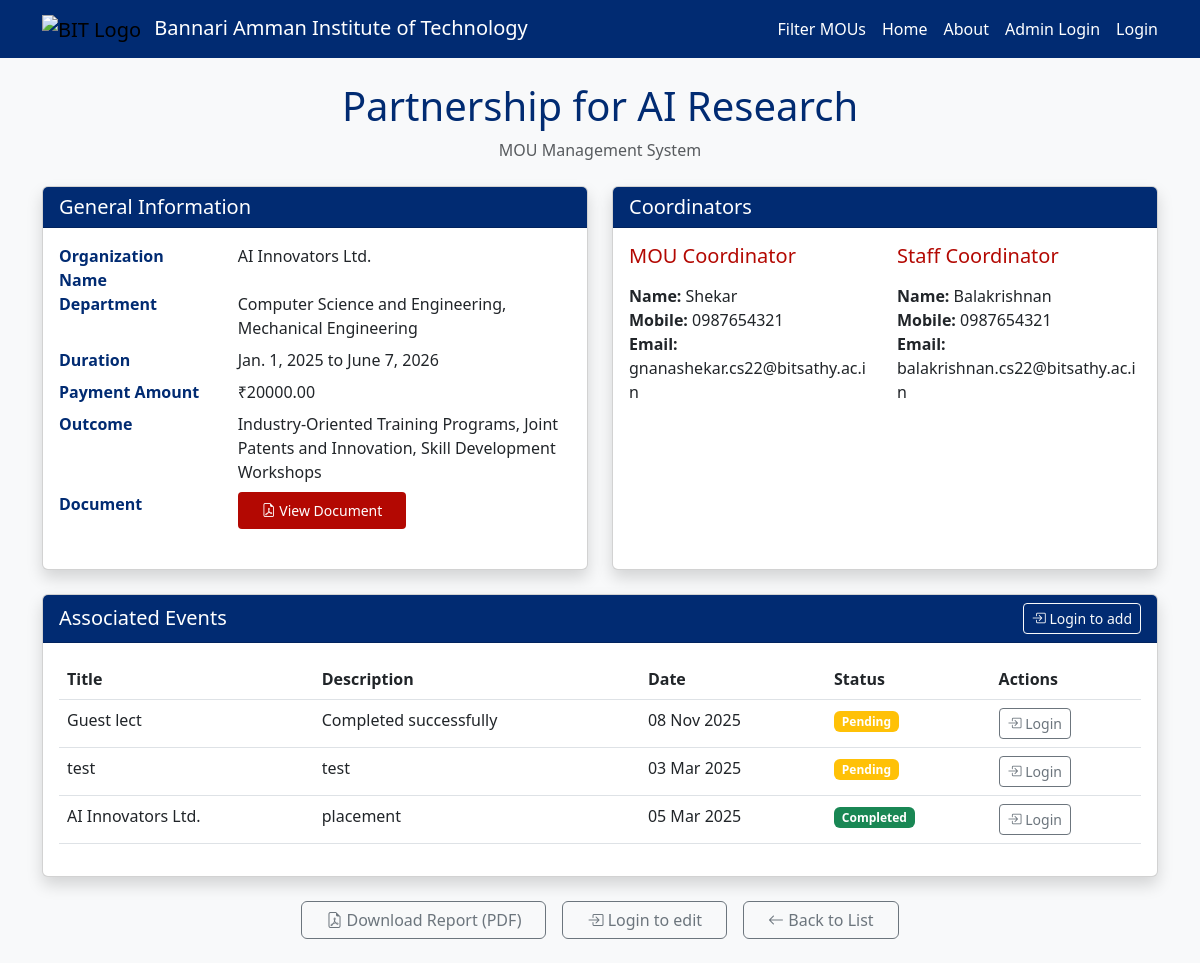
The app's page /view/1/, older data.
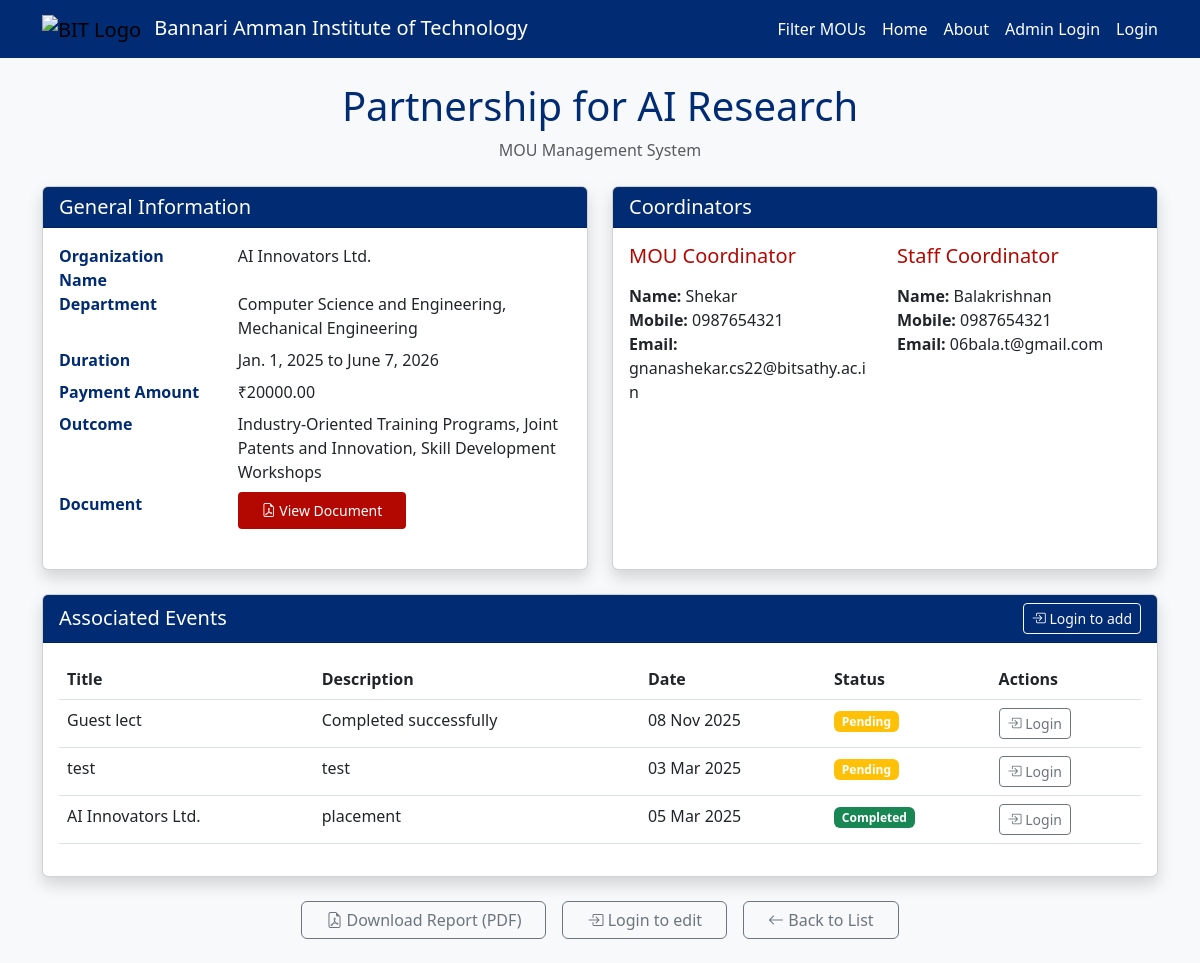
The same page, newer data.
### mou/models.py (models this page shows, shortened)
class MOU(models.Model):
    title = models.CharField(max_length=255)
    organization_name = models.CharField(max_length=255, blank=True, null=True)
    department_choices = [
        ('cse', 'Computer Science and Engineering'),
        ('it', 'Information Technology'),
        ('ece', 'Electronics and Communication Engineering'),
        ('mech', 'Mechanical Engineering'),
        ('civil', 'Civil Engineering'),
    ]
    department = models.ManyToManyField('Department', related_name='mous')
    start_date = models.DateField()
    end_date = models.DateField()
    document = models.FileField(upload_to='mou_documents/', blank=True, null=True)
    status_choices = [
        ('draft', 'Draft'),
        ('active', 'Active'),
        ('expired', 'Expired'),
    ]
    status = models.CharField(max_length=20, choices=status_choices, default='draft')
    mou_coordinator_name = models.CharField(max_length=100, blank=True, null=True)
    mou_coordinator_mobile = models.CharField(max_length=15, blank=True, null=True)
    mou_coordinator_email = models.EmailField(blank=True, null=True)
    staff_coordinator_name = models.CharField(max_length=100, blank=True, null=True)
    staff_coordinator_mobile = models.CharField(max_length=15, blank=True, null=True)
    staff_coordinator_email = models.EmailField(blank=True, null=True)
    outcome_choices = [
        ('placement', 'Placement'),
        ('iv', 'Industrial Visit'),
        ('workshop', 'Workshop'),
        ('research', 'Research Collaboration'),
        ('internship', 'Internship'),
    ]
    outcome = models.ManyToManyField(Outcome, related_name='mous')
    payment_paid = models.DecimalField(max_digits=10, decimal_places=2, default=0.00)

### mou/views.py (the view)
# urls.py: path('view/<int:mou_id>/', views.view_mou, name='view_mou'),
def view_mou(request, mou_id):
    mou = get_object_or_404(MOU.objects.prefetch_related('department', 'outcome'), id=mou_id)
    events = mou.events.all()
    department = ', '.join([dept.name for dept in mou.department.all()])
    outcome = ', '.join([out.name for out in mou.outcome.all()])
    return render(request, 'mou/view_mou.html', {
        'mou': mou,
        'events': events,
        'department': department,
        'outcome': outcome,
    })

### mou/templates/mou/view_mou.html (shortened to what the changed rows need)
<!DOCTYPE html>
<html lang="en">
<head>
    <link href="https://cdn.jsdelivr.net/npm/bootstrap@5.3.0/dist/css/bootstrap.min.css" rel="stylesheet">
</head>
<body>
    <div class="container py-4">
        <div class="text-center mb-4">
            <h1 class="bit-primary">{{ mou.title }}</h1>
            <p class="text-muted">MOU Management System</p>
        </div>
        <div class="row g-4 mb-4">
            <div class="col-lg-6">
                <div class="card shadow-bit h-100">
                    <div class="card-body">
                        <dl class="row">
                            <dt class="col-sm-4 bit-primary">Organization Name</dt>
                            <dd class="col-sm-8">{{ mou.organization_name }}</dd>
                            <dt class="col-sm-4 bit-primary">Department</dt>
                            <dd class="col-sm-8">{{ department }}</dd>
                            <dt class="col-sm-4 bit-primary">Duration</dt>
                            <dd class="col-sm-8">{{ mou.start_date }} to {{ mou.end_date }}</dd>
                            <dt class="col-sm-4 bit-primary">Payment Amount</dt>
                            <dd class="col-sm-8">₹{{ mou.payment_paid }}</dd>
                            <dt class="col-sm-4 bit-primary">Outcome</dt>
                            <dd class="col-sm-8">{{ outcome }}</dd>
                            <dt class="col-sm-4 bit-primary">Document</dt>
                            <dd class="col-sm-8">
                                {% if mou.document %}
                                <a href="{{ mou.document.url }}" target="_blank" class="btn btn-bit-primary btn-sm">
                                </a>
                                {% else %}
                                <span class="text-muted">No document attached</span>
                                {% endif %}
                            </dd>
                        </dl>
                    </div>
                </div>
            </div>
            <div class="col-lg-6">
                <div class="card shadow-bit h-100">
                    <div class="card-body">
                        <div class="row">
                            <div class="col-md-6">
                                <ul class="list-unstyled">
                                    <li><strong>Name:</strong> {{ mou.mou_coordinator_name }}</li>
                                    <li><strong>Mobile:</strong> {{ mou.mou_coordinator_mobile }}</li>
                                    <li><strong>Email:</strong> {{ mou.mou_coordinator_email }}</li>
                                </ul>
                            </div>
                            <div class="col-md-6">
                                <ul class="list-unstyled">
                                    <li><strong>Name:</strong> {{ mou.staff_coordinator_name }}</li>
                                    <li><strong>Mobile:</strong> {{ mou.staff_coordinator_mobile }}</li>
                                    <li><strong>Email:</strong> {{ mou.staff_coordinator_email }}</li>
                                </ul>
                            </div>
                        </div>
                    </div>
                </div>
            </div>
        </div>
        <div class="card shadow-bit">
            <div class="card-body">
                {% if events %}
                <div class="table-responsive">
                    <table class="table table-bit table-hover">
                        <thead>
                            <tr>
                                <th>Title</th>
                                <th>Description</th>
                                <th>Date</th>
                                <th>Status</th>
                                <th>Actions</th>
                            </tr>
                        </thead>
                    </table>
                </div>
                {% else %}
                <div class="alert alert-info mb-0">
                    No events found for this MOU
                </div>
                {% endif %}
            </div>
        </div>
    </div>
    <link rel="stylesheet" href="https://cdn.jsdelivr.net/npm/bootstrap-icons@1.10.3/font/bootstrap-icons.css">
</body>
</html>

Row changes from the older to the newer data that the page shows:
changed MOU "Partnership for AI Research": staff_coordinator_email "balakrishnan.cs22@bitsathy.ac.in" → "06bala.t@gmail.com"
